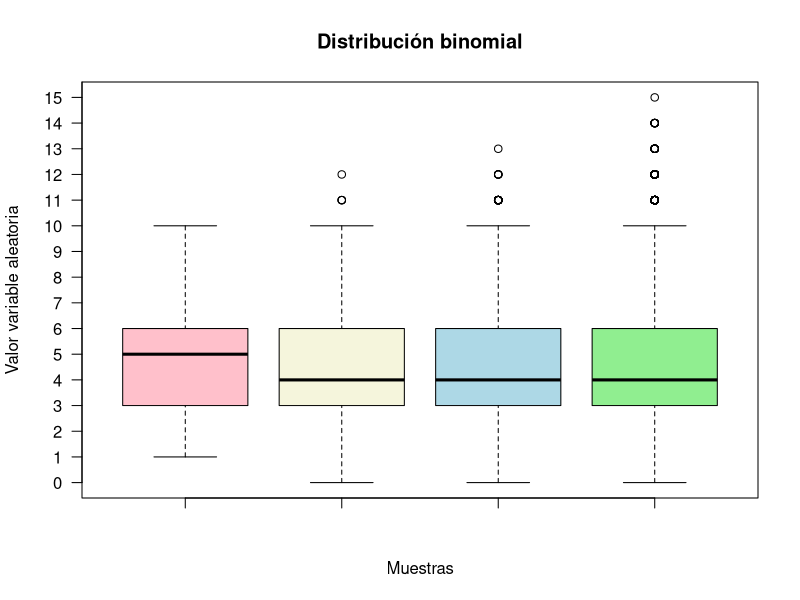
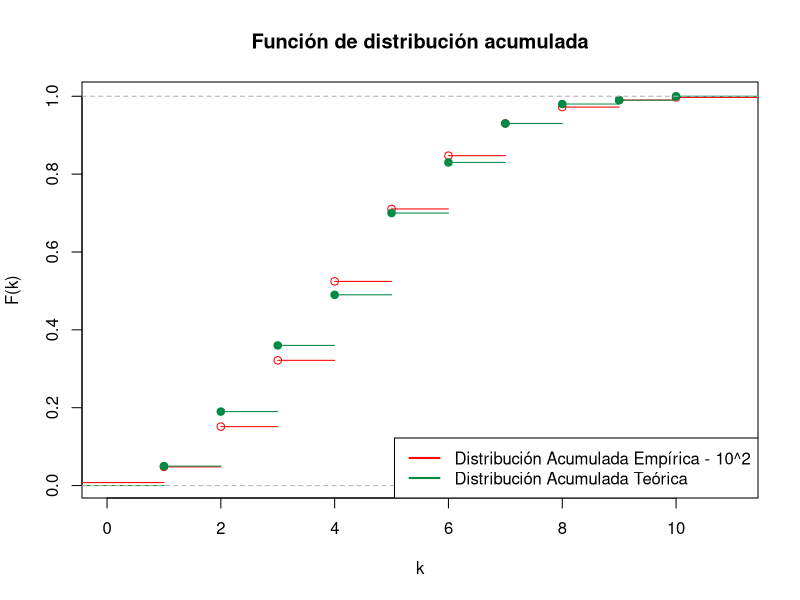
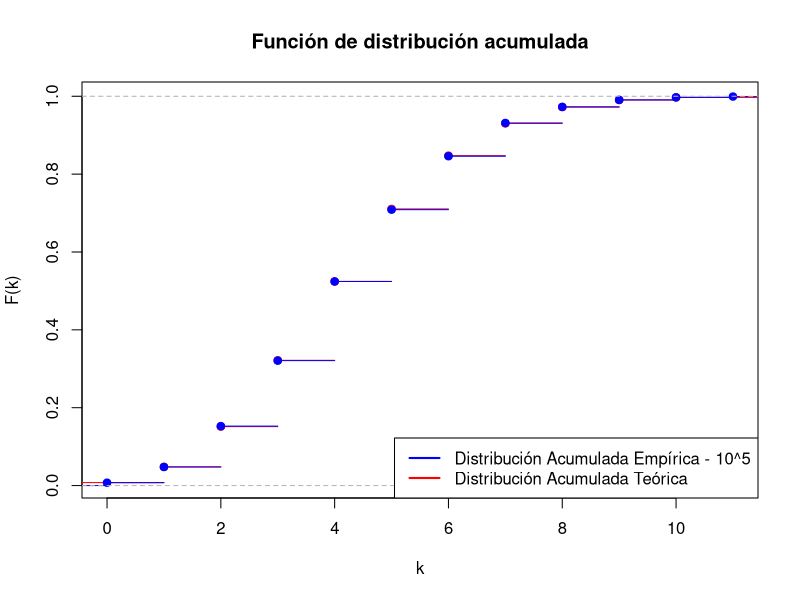
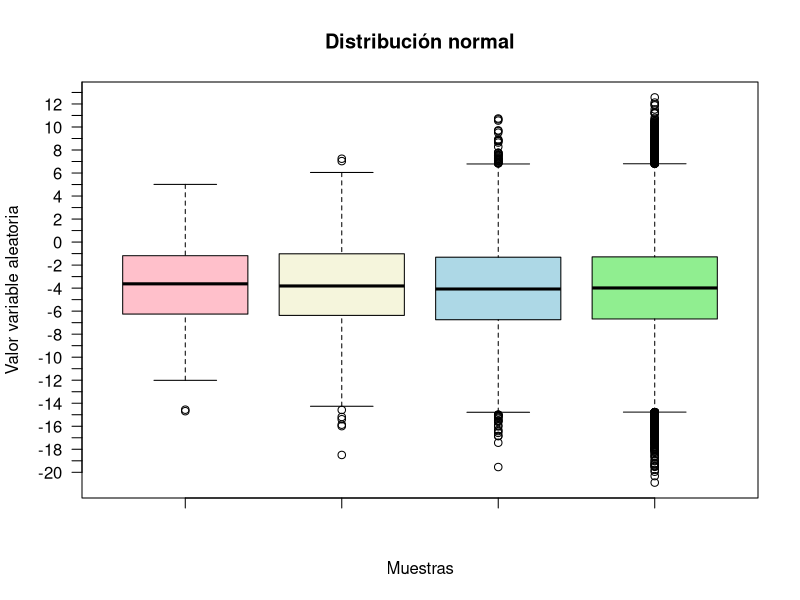
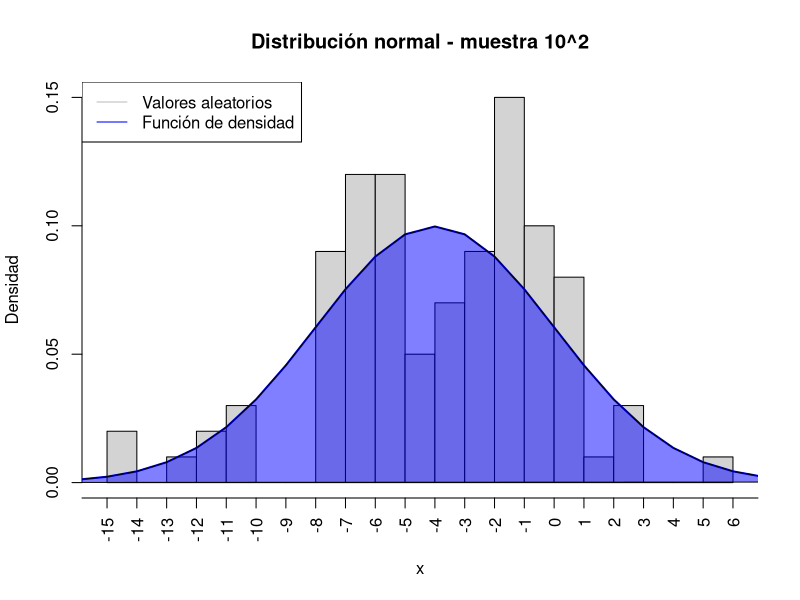
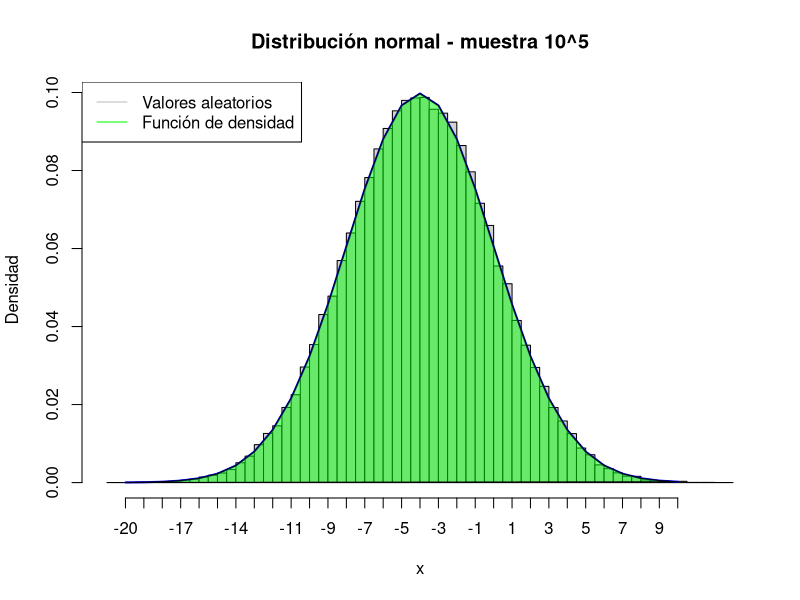
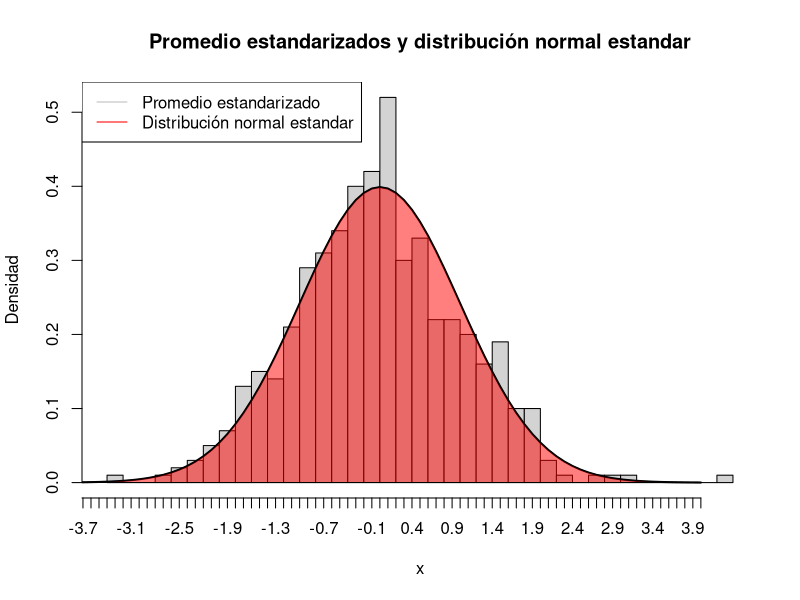

Source code (R) for these figures, in order:
# EJ 1
# distribución binoamial binomial (30 ,  0.15)
# n = 10 ^ (2 al 5)
# rbinom(
#       n,     Número de observaciones aleatorias a ser generadas
#       size,  Número de ensayos (> = 0)
#       prob)  La probabilidad de éxito en cada ensayo

# Generamos 4 constantes "a", "b", "c" y "d" aplicando la distribución binomial
# para los tamaños de muestra 10^2, 10^3, 10^4 y 10^5 respectivamente
a = rbinom(10^2,30, 0.15)
b = rbinom(10^3,30, 0.15)
c = rbinom(10^4,30, 0.15)
d = rbinom(10^5,30, 0.15)

# Para graficar las 4 mustras en un mismo gráfico de cajas generamos un array
# con los resultados
#randomValues <- c(a,b,c,d)

# agregamos un data.frame para identificar cada gráfico
#data <- data.frame(values =randomValues,
#                   group = c("10^2","10^3","10^4","10^5"))

# Con boxplot generamos el gráfico de cajas agregado color para distiguir 
# cada gráfico y borramos el eje "y" para agregar uno más exacto
boxplot(#values ~ group,
        #data,
        a,b,c,d,
        col = c("pink",
                "beige", 
                "lightblue", 
                "lightgreen"),
        main = "Distribución binomial",
        xlab = "Muestras",
        ylab = "Valor variable aleatoria",
        yaxt='n')

#Mostramos los datos particulares de cada una de las muestras obtenidas.
boxplot.stats(a)
boxplot.stats(b)
boxplot.stats(c)
boxplot.stats(d)

# Agregamos eje "y" más exacto
axis(2, at=seq(0, 30, 1),las=2)


# Utilizamos "mean" para calcular la esperanza empírica de cada muestra
# y guardamos cada resultado para su posterior comparación
espA = mean(a)
espB = mean(b)
espC = mean(c)
espD = mean(d)

# Utilizamos el producto número de ensayos y la probabilidad de éxito para 
# hallar la esperanza teórica
espT = 30*0.15

# Utilizamos "var" para calcular la varainza empírica de cada muestra
# y guardamos cada resultado para su posterior comparación
varA = var(a)
varB = var(b)
varC = var(c)
varD = var(d)

# Utilizamos el producto del numero de ensayos, la probabilidad de éxito y 
# la probabilidad de fracaso para obtener la varianza teórica
varT = 30*0.15*0.85

# Con "ecdf" calculamos la distribución empírica para las muestras
# de tamaño 10^2 y 10^5
distA = ecdf(a)
distD = ecdf(d)

# Utilizamos "stepfun" con una lista de 1 a 10 junto a pbinom para obetner
# obtener la función de distribuión acumulada teórica y poder graficarla
# utilizando "plot". genrando los escalones característicos. Nos aseguramos
# de eliminar las verticales y de agregar las etiquetas correspondientes
plot(stepfun(c(1:10),pbinom(c(0,1:10),30,0.15)), 
     main = "Función de distribución acumulada", 
     xlab = "k",
     ylab = "F(k)",
     col="red",
     verticals=FALSE)

# Sobre el gráfico anterior graficamos nuestra desitribución empirica 
# con tamaño de muestera 10^2 que obtuubimos previmante con un color
# diferente para distinguirla de la distribución teórica
lines(distA, col="springgreen4")

# Agregamos una leyenda para hacer más clara la identificación
# de los gráficos
legend("bottomright", 
       legend = c("Distribución Acumulada Empírica - 10^2",
                  "Distribución Acumulada Teórica"),
       lty = 1, col = c("red","springgreen4"), lwd = 2, box.lty =1)

# Analogamente al gráfico anterior gráficamos la distribución acumulada teórica
plot(stepfun(c(1:10),pbinom(c(0,1:10),30,0.15)), 
     main = "Función de distribución acumulada", 
     xlab = "k",
     ylab = "F(k)",
     col="red",
     verticals=FALSE)

# Sobre el gráfico anterior graficamos nuestra desitribución empirica 
# con tamaño de muestera 10^5 que obtubimos previmante con un color
# diferente para distinguirla de la distribución teórica, nuevamente
lines(distD, col="blue")

# Agregamos una leyenda para hacer más clara la identificación
# de los gráficos
legend("bottomright", 
       legend = c("Distribución Acumulada Empírica - 10^5",
                  "Distribución Acumulada Teórica"),
       lty = 1, col = c("blue","red"), lwd = 2, box.lty =1)



# EJ 2
# Distribución Normal(-4,16)
# n = 10 ^ (2 al 5)

# Generamos 4 constantes "a", "b", "c" y "d" aplicando la distribución normal
# para los tamaños de muestra 10^2, 10^3, 10^4 y 10^5 respectivamente
a = rnorm(10^2,-4, sqrt(16))
b = rnorm(10^3,-4, sqrt(16))
c = rnorm(10^4,-4, sqrt(16))
d = rnorm(10^5,-4, sqrt(16))

# Para graficar las 4 mustras en un mismo gráfico de cajas generamos un array
# con los resultados
randomValues <- c(a,b,c,d)
data <- data.frame(values =randomValues,
                   group = c("10^2","10^3","10^4","10^5"))

# Con boxplot generamos el gráfico de cajas agregado color para distiguir 
# cada gráfico y borramos el eje "y" para agregar uno más exacto, al igual
# que lo hicimos con la distribución binomial
boxplot(#values ~ group,
        #data,
        a,b,c,d,
        col = c("pink",
                "beige", 
                "lightblue", 
                "lightgreen"),
        main = "Distribución normal",
        xlab = "Muestras",
        ylab = "Valor variable aleatoria", 
        yaxt='n')

# Agregamos eje "y" más exacto
axis(2, at=seq(-20, 20, 1),las=2)
boxplot.stats(a)
a
boxplot.stats(b)

# Como estamos trabajando con la dsitribución normal, sabemos que la esperanza
# está definida por el valor otorgado para los parámetros de la
# distribución normal
espT = -4

# Al igual que la esperanza, la varianza es la raíz cuadrada de la desviación
# estandar, en este caso está definida por el valor otorgado 
# para los parámetros de la distribución normal
varT = 16

# Al igual que con la distribución binomial, utilizamos "mean" para calcular
# la esperanza empírica
espA = mean(a)
espB = mean(b)
espC = mean(c)
espD = mean(d)

# Varianza Empirica
# Al igual que con la distribución binomial, utilizamos "var" para calcular
# la varianza teórica empírica
varA = var(a)
varB = var(b)
varC = var(c)
varD = var(d)

# Histogramas
x <- seq(-20, 10, 1)
hist(a, 
     main="Distribución normal - muestra 10^2",
     breaks = 20, 
     xaxt="n",
     ylab="Densidad",
     xlab="x",
     freq=FALSE)


lines(x, 
      dnorm(x, mean = -4, sd = 4), 
      col = "blue",
      lty = 1, 
      lwd = 2,
      xaxt="n")

polygon(x, 
        dnorm(x, mean = -4, sd = 4), 
        col = rgb(0, 0, 1, 
                  alpha = 0.5))
axis(1, 
     at=seq(-20, 10, 1),
     las=2)
legend("topleft", 
       legend = c("Valores aleatorios",
                  "Función de densidad"),
       lty = 1, col = c("grey","blue"), lwd =1, box.lty =1)
a

hist(d, 
     main="Distribución normal - muestra 10^5",
     ylab="Densidad",
     xlab="x",
     breaks = 50,
     xaxt="n", 
     freq=FALSE)

lines(x, 
      dnorm(x, mean = -4, sd = 4), 
      col = "blue", 
      lty = 1, 
      lwd = 2, 
      xaxt="n")

polygon(x, 
        dnorm(x, mean = -4, sd = 4), 
        col = rgb(0, 1, 0, alpha = 0.5))

axis(1, at=seq(-20, 10, 1),las=1)
legend("topleft", 
       legend = c("Valores aleatorios",
                  "Función de densidad"),
       lty = 1, col = c("grey","green"), lwd =1, box.lty =1)

# EJ 3
# Distribución Normal(-4,16)
# PT 1) n = 10 ^ 3
a = rnorm(10^3,-4, sqrt(16)) 
# media empírica de a
muEmp = mean(a) 
# media teórica
muTeo = -4
#Desvión estandar teórica
desvTeo = sqrt(16)
# Valor estandarizado de mediana empíricia
medEsta = sqrt(1000) * ((muEmp - muTeo)/desvTeo)

# PT 2)
promEst <- 0
for(i in 1:500){
        ab = rnorm(10^3,-4, sqrt(16))
        muEmpb = mean(ab) 
        promEst[i] <- sqrt(10^3) * ((muEmpb - muTeo)/desvTeo)
}
#Presentar en un histograma
s = seq(-4, 4, 0.1)
hist(promEst,
     main="Promedio estandarizados y distribución normal estandar",
     breaks = 50,
     xaxt="n",
     ylab="Densidad",
     xlab="x",
     freq=FALSE)

lines(s, 
      dnorm(s, mean = 0, sd = 1),
      lty = 1, 
      lwd = 2)

polygon(s, 
        dnorm(s, mean = 0, sd = 1), 
        col = rgb(1, 0, 0, alpha = 0.5))

axis(1, at=s,las=1)
legend("topleft", 
       legend = c("Promedio estandarizado",
                  "Distribución normal estandar"),
       lty = 1, col = c("grey","red"), lwd =1, box.lty =1)
